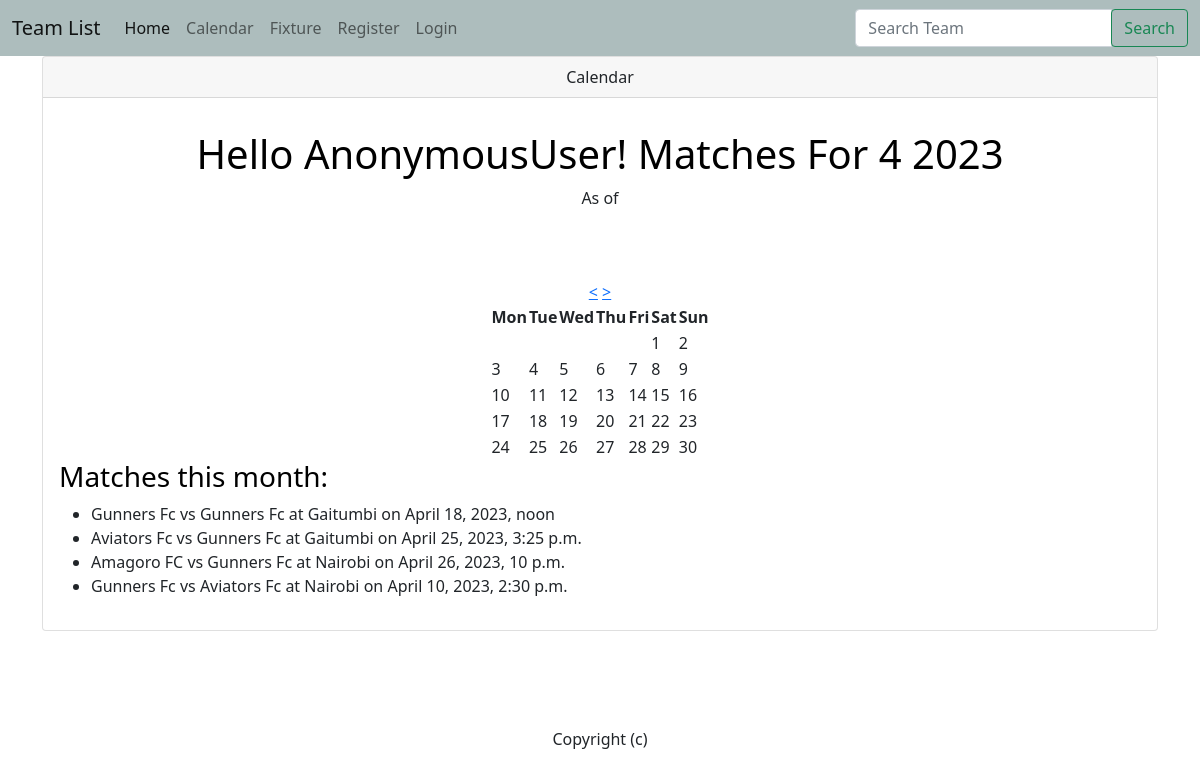
The page /calender/ on the database its author committed.
### teams/models.py (models this page shows, shortened)
class Match(models.Model):
    MATCH_STATUS_PENDING = 'pending'
    MATCH_STATUS_APPROVED = 'approved'
    MATCH_STATUS_REJECTED = 'Rejected'
    MATCH_STATUS_CHOICES = [
        (MATCH_STATUS_PENDING, 'Pending'),
        (MATCH_STATUS_APPROVED, 'Approved'),
        (MATCH_STATUS_REJECTED, 'Rejected'),
    ]
    date = models.DateField()
    kick_off = models.TimeField(max_length=5)
    my_team = models.ForeignKey(Team, on_delete=models.CASCADE, related_name='my_team')
    opponent = models.ForeignKey(Team, on_delete=models.CASCADE, related_name='opponent')
    venue =models.CharField(max_length= 200)
    created_by = models.ForeignKey(User, on_delete=models.CASCADE)
    status = models.CharField(max_length=20, choices=MATCH_STATUS_CHOICES, default=MATCH_STATUS_PENDING)

class Team(models.Model):
    SKILLS_LEVEL = [
        ('Professional', 'Professional: Football is a career'),
        ('Unprofessional', 'Unprofessional: Participate in tournaments'),
        ('Hobbyist', 'Hobbyist: Play for fun and exercise'),
    ]
    name = models.CharField(max_length=200)
    coach = models.CharField(max_length=200)
    contact_person = models.CharField(max_length=200)
    phone_number = models.CharField(max_length=20)
    email = models.EmailField(blank=True)
    web = models.URLField(blank=True)
    created_by = models.ForeignKey(User, on_delete=models.CASCADE)
    logo = models.ImageField(null=True, blank=True, upload_to='images/')
    has_pitch = models.BooleanField(default=False)
    skills_level = models.CharField(
        max_length=20,
        choices=SKILLS_LEVEL,
        default='Select Skills Level'
        )
    location =models.CharField(max_length= 200)
    description = models.TextField(blank=True)
    created_by = models.ForeignKey(User, on_delete=models.CASCADE)
    def __str__(self):
        return self.name

### teams/views.py (the view)
# urls.py: path('calender/', views.calendar_view, name='calendar_view'),
def calendar_view(request):
    approved_approvals = PendingApproval.objects.filter(approval='approved')
    approved_matches = [approval.match for approval in approved_approvals]
    matches_info = [{'my_team': match.my_team, 'opponent': match.opponent, 'date': match.date, 'kick_off': match.kick_off, 'venue': match.venue} for match in approved_matches]
    today = date.today()
    year = today.year
    month = today.month
    cal = calendar.monthcalendar(year, month)
    matches = Match.objects.filter(date__year=year, date__month=month)
    for week in cal:
        for i, day in enumerate(week):
            if day != 0:
                matches_on_day = matches.filter(date__day=day)
                week[i] = {'day': day, 'matches': matches_on_day}
    game_dates =[match.date.day for match in matches]
    prev_month = month - 1 if month > 1 else 12
    prev_year = year if prev_month != 12 else year - 1
    next_month = month + 1 if month < 12 else 1
    next_year = year if next_month != 1 else year + 1
    return render(request, 'teams/calender.html', {'cal': cal, 'year': year, 'month': month, 'prev_month': prev_month, 'prev_year': prev_year, 'next_month': next_month, 'next_year': next_year, 'today': today, 'matches':matches, 'game_dates':game_dates})

### teams/templates/teams/calender.html (shortened to what this page needs)
{% extends 'teams/base.html' %}
{% block content %}
<center>
<div class="row">
  <div class="col-sm-20">
      <div class="card">
        <div class="card-header">
         Calendar
        </div>
          <div class="card-body">
           <p class="card-text">
                <center>
                    <h1 style="color: black;" >Hello {{ user }}! Matches For {{ month }} {{ year }}</h1>
                    As of {{ time }}
                    <br/><br/>
                <h2>{{ month }} {{ year }}</h2>
                <a href="?month={{ prev_month }}&year={{ prev_year }}">&lt;</a>
                <a href="?month={{ next_month }}&year={{ next_year }}">&gt;</a>
                <table>
                <tr>
                    <th>Mon</th>
                    <th>Tue</th>
                    <th>Wed</th>
                    <th>Thu</th>
                    <th>Fri</th>
                    <th>Sat</th>
                    <th>Sun</th>
                </tr>
                {% for week in cal %}
                <tr>
                    {% for day in week %}
                    {% if day.day %}
                        {% if day in match_dates %}
                            <td class="has-match">
                                <span class="day">{{ day.day }}</span>
                            </td>
                        {% else %}
                            <td>
                                <span class="day">{{ day.day }}</span>
                            </td>
                        {% endif %}
                    {% else %}
                        <td class="empty"></td>
                    {% endif %}
                    {% endfor %}
                </tr>
                {% endfor %}
                </table>
                {% if matches %}
                <h3 style="text-align: left; color: black;">Matches this month:</h3>
                <ul>
                {% for match in matches %}
                <li style="text-align: left;">{{ match.my_team }} vs {{ match.opponent }} at {{ match.venue }} on {{ match.date }}, {{ match.kick_off }}</li>
                {% endfor %}
                </ul>
                {% else %}
                <p>No matches this month.</p>
                {% endif %}
            </div>
        </div>
    </div>
</div>
</center>
<center>
    <br/><br/><br/><br/>
    Copyright (c) {{ current_year }}
</center>
{% endblock %}

### teams/templates/teams/base.html (shortened to what this page needs)
<!doctype html>
<html lang="en">
  <head>
    <link href="https://cdn.jsdelivr.net/npm/bootstrap@5.0.0-beta1/dist/css/bootstrap.min.css" rel="stylesheet">
  </head>
  <body>
  	{% include 'teams/nav.html' %}
    <div class="container">
      {% block content %}
      {% endblock %}
    </div>
  </body>
</html>

### teams/templates/teams/nav.html (shortened to what this page needs)
<nav class="navbar navbar-expand-md navbar-light " style="background-color: #adbdbd">
  <div class="container-fluid">
    <a class="navbar-brand" href="{% url 'list-teams' %}">Team List</a>
    <div class="collapse navbar-collapse" id="navbarSupportedContent">
      <ul class="navbar-nav me-auto mb-2 mb-lg-0">
        <li class="nav-item">
          <a class="nav-link active" aria-current="page" href="{% url 'users-home' %}">Home</a>
        </li>
        <li class="nav-item">
          <a class="nav-link" href="{% url 'calendar_view' %}">Calendar</a>
        </li>
        <li class="nav-item">
          <a class="nav-link" href="{% url 'fixtures' %}">Fixture</a>
        </li>
        {% if user.is_authenticated %}
        <li class="nav-item">
          <a class="nav-link" href="{% url 'schedule_match' %}">Schedule Match</a>
        </li>
        <li class="nav-item">
          <a class="nav-link" href="{% url 'logout' %}">Logout</a>
        </li>
        <li class="nav-item">
          <a href="{% url 'pending_approvals' %}" class="nav-item nav-link">Pending Approvals</a>
        </li>
        <li class="nav-item">
          <a href="{% url 'chat-home' %}" class="nav-item nav-link">Chat</a>
        </li>
      {% else %}
        <li class="nav-item">
          <a class="nav-link" href="{% url 'users-register' %}">Register</a>
        </li>
        <li class="nav-item">
          <a class="nav-link" href="{% url 'login' %}">Login</a>
        </li>
      {% endif %}
      </ul>
      <form class="form-inline my-2 my-lg-0" method="get" action="{% url 'list-teams' %}">
        <div class="input-group">
            <input class="form-control" type="search" name="q" placeholder="Search Team" aria-label="Search">
            <div class="input-group-append">
                <button class="btn btn-outline-success" type="submit">Search</button>
            </div>
        </div>
    </form>
    </div>
  </div>
</nav>

### teams/templates/teams/base.html (style rules this page uses)
body { background-image: url('https://t3.ftcdn.net/jpg/01/31/22/84/240_F_131228401_Sx9CgNcjxxYEsLCN81KGN4LIu6zFPD0h.jpg'); background-size: cover; }
h1, h2, h3, h4, h5, h6 { color: white; }

### rows shown on the page
Match: my_team "Gunners Fc", opponent "Gunners Fc", venue "Gaitumbi", date "April 18, 2023", kick_off "noon"
Match: my_team "Aviators Fc", opponent "Gunners Fc", venue "Gaitumbi", date "April 25, 2023", kick_off "3:25 p.m."
Match: my_team "Amagoro FC", opponent "Gunners Fc", venue "Nairobi", date "April 26, 2023", kick_off "10 p.m."
Match: my_team "Gunners Fc", opponent "Aviators Fc", venue "Nairobi", date "April 10, 2023", kick_off "2:30 p.m."

### other values the page prints
{{ user }} "AnonymousUser"
{{ month }} "4"
{{ year }} "2023"
{{ day.day }} "1" "2" "3" "4" "5" "6" "7" "8" "9" "10" "11" "12" "13" "14" "15" "16" "17" "18" "19" "20" "21" "22" "23" "24" "25" "26" "27" "28" "29" "30"
